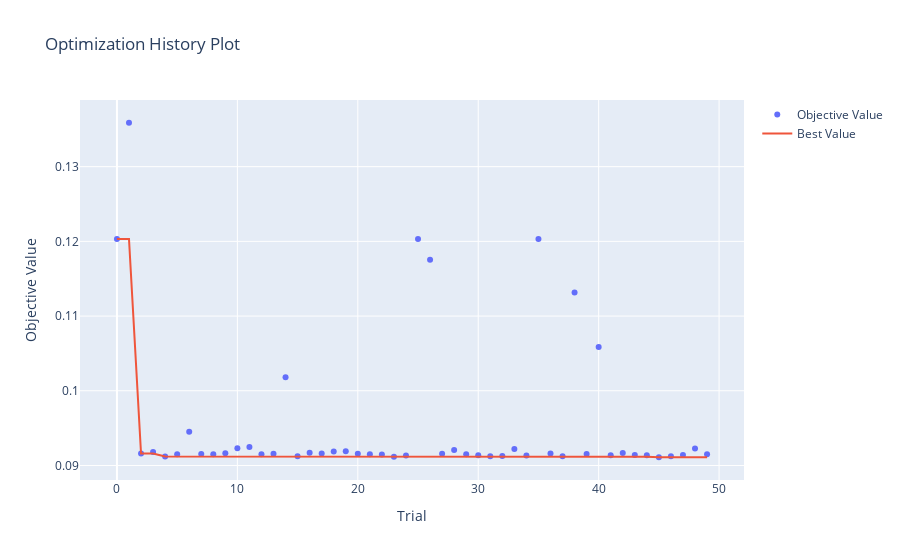

Notebook code for this chart:
### Code cell
from optuna.visualization import plot_contour
from optuna.visualization import plot_optimization_history

plot_optimization_history(study)
